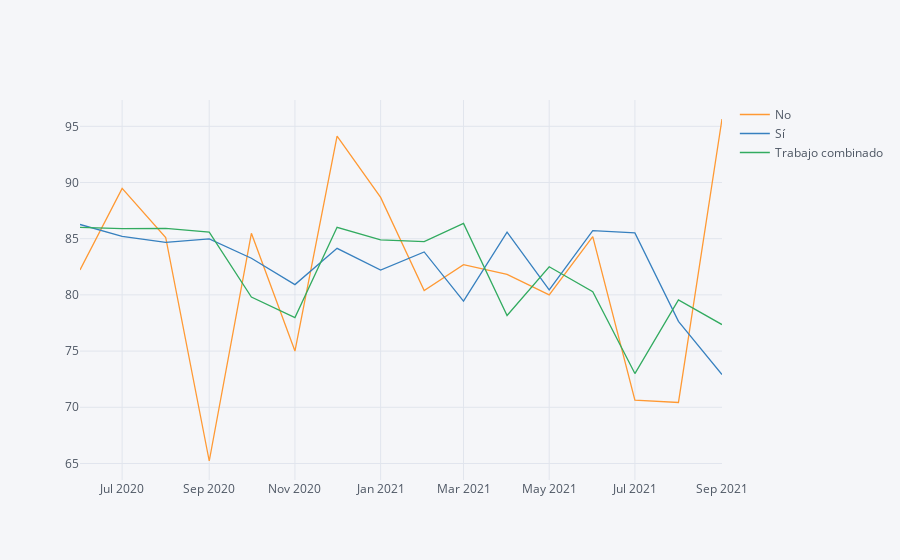

The notebook cell this image was saved under:
### Code cell
a.iplot()

### Figure 1 — Plotly figure (JSON) as saved in the notebook; plotly's stock layout.template omitted (floating-point values rounded to 4 significant figures)
{"data": [{"line": {"color": "rgba(255, 153, 51, 1.0)", "dash": "solid", "shape": "linear", "width": 1.3}, "mode": "lines", "name": "No", "text": "", "type": "scatter", "x": ["2020-06", "2020-07", "2020-08", "2020-09", "2020-10", "2020-11", "2020-12", "2021-01", "2021-02", "2021-03", "2021-04", "2021-05", "2021-06", "2021-07", "2021-08", "2021-09"], "y": [82.22, 89.47, 85.11, 65.22, 85.48, 75, 94.12, 88.68, 80.39, 82.69, 81.82, 80, 85.19, 70.63, 70.42, 95.65]}, {"line": {"color": "rgba(55, 128, 191, 1.0)", "dash": "solid", "shape": "linear", "width": 1.3}, "mode": "lines", "name": "Sí", "text": "", "type": "scatter", "x": ["2020-06", "2020-07", "2020-08", "2020-09", "2020-10", "2020-11", "2020-12", "2021-01", "2021-02", "2021-03", "2021-04", "2021-05", "2021-06", "2021-07", "2021-08", "2021-09"], "y": [86.26, 85.21, 84.67, 84.98, 83.26, 80.92, 84.14, 82.2, 83.82, 79.44, 85.58, 80.43, 85.71, 85.52, 77.65, 72.92]}, {"line": {"color": "rgba(50, 171, 96, 1.0)", "dash": "solid", "shape": "linear", "width": 1.3}, "mode": "lines", "name": "Trabajo combinado", "text": "", "type": "scatter", "x": ["2020-06", "2020-07", "2020-08", "2020-09", "2020-10", "2020-11", "2020-12", "2021-01", "2021-02", "2021-03", "2021-04", "2021-05", "2021-06", "2021-07", "2021-08", "2021-09"], "y": [86.01, 85.89, 85.93, 85.59, 79.81, 77.98, 86.02, 84.89, 84.75, 86.36, 78.16, 82.5, 80.28, 73, 79.55, 77.36]}], "layout": {"legend": {"bgcolor": "#F5F6F9", "font": {"color": "#4D5663"}}, "paper_bgcolor": "#F5F6F9", "plot_bgcolor": "#F5F6F9", "title": {"font": {"color": "#4D5663"}}, "xaxis": {"gridcolor": "#E1E5ED", "showgrid": true, "tickfont": {"color": "#4D5663"}, "title": {"font": {"color": "#4D5663"}, "text": ""}, "zerolinecolor": "#E1E5ED"}, "yaxis": {"gridcolor": "#E1E5ED", "showgrid": true, "tickfont": {"color": "#4D5663"}, "title": {"font": {"color": "#4D5663"}, "text": ""}, "zerolinecolor": "#E1E5ED"}}}
